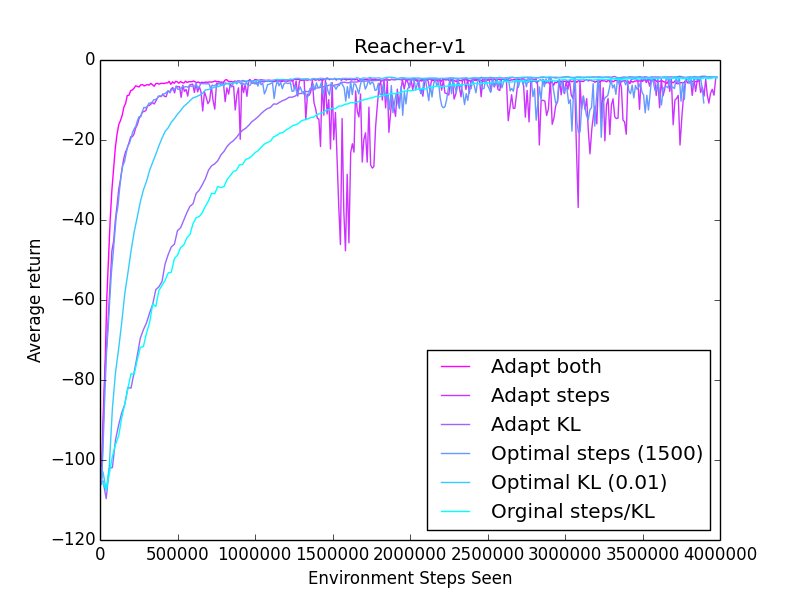

This chart was generated by the following Python code:
import numpy as np
import matplotlib.pyplot as plt
import json
import sys

times = []
rewards = []
t = []
r = []

trials = ["Reacher-v1-adaptive-1000.000000-0.001000-300.000000-0.000500",
"Reacher-v1-adaptive-1000.000000-0.001000-300.000000-0.000000",
"Reacher-v1-adaptive-20000.000000-0.001000-0.000000-0.000500",
"Reacher-v1-none-1500.000000-0.001000-0.000000-0.000000",
"Reacher-v1-none-20000.000000-0.010000-0.000000-0.000000",
"Reacher-v1-none-20000.000000-0.001000-0.000000-0.000000"]
names = ["Adapt both", "Adapt steps", "Adapt KL", "Optimal steps (1500)", "Optimal KL (0.01)","Orginal steps/KL"]
for i in xrange(len(trials)):
    with open(trials[i]) as data_file:
        data = json.load(data_file)

    times.append([])
    rewards.append([])
    totaltime = 0

    time_since = 0
    avg = 0
    avgcount = 0

    for e in xrange(len(data["mean_reward"])):
        totaltime += data["timesteps"][e]

        time_since += data["timesteps"][e]
        avg += data["mean_reward"][e]
        avgcount += 1

        if time_since > 10000 and totaltime < 4000000:
            time_since = 0
            # totaltime += 1
            if i == 0:
                times[i].append(totaltime)
            else:
                times[i].append(totaltime)
            rewards[i].append(avg/avgcount)

            avg = 0
            avgcount = 0

    t.append(np.array(times[i]))
    r.append(np.array(rewards[i]))

    plt.plot(t[i],r[i],color=(1 - (i/5.0),i/5.0,1.0),label=names[i])

plt.xlabel("Environment Steps Seen")
plt.ylabel("Average return")
plt.legend(loc=4)
plt.title("Reacher-v1")
plt.show()
